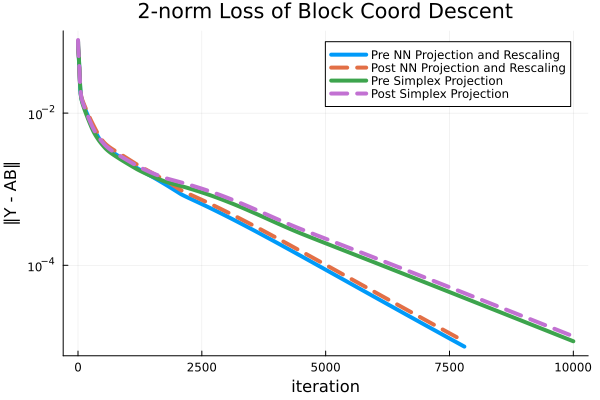

Generate this figure with Julia:
# This is an example factorization that compares to tweaks to BCD subject to a simplex constraint
# 1) gradient step -> nonnegative project -> rescale
# 2) gradient step -> simplex project

using Random
using LinearAlgebra

"""
    BCD(Y, r, enforce_constraint!; maxiter=maxiter, tol=tol, seed=123)

Block coordinate descent using a particular function "enforce_constraint!"
to ensure B is in the simplex.

This solves the following problem:

    min ‖ Y - AB ‖  s.t.  A ≥ 0, B ≥ 0, ∑ Bᵢⱼ = 1.

Note we assume the correct rank "r" is given.

updateAB! is a function that says how to update A and B every iteration.
"""
function BCD(Y, r, updateAB!; maxiter=1000, tol=1e-2, seed=123)
    # Ensure we start from the same point if desired
    Random.seed!(seed)

    # Initialize
    m, n = size(Y)
    A = abs.(randn(m, r))
    B = abs.(randn(r, n))
    B ./= sum(B) # Since we want ∑ Bᵢⱼ = 1

    loss_pre_proj = zeros(maxiter)
    loss_post_proj = zeros(maxiter)

    i = 0

    # Ensure at least one iteration is performed
    while i == 0 || (norm(Y-A*B) > tol && i < maxiter)
        i += 1

        loss_pre_proj[i], loss_post_proj[i] = updateAB!(A, B, Y)
    end

    # Chop excess
    loss_pre_proj = loss_pre_proj[1:i]
    loss_post_proj = loss_post_proj[1:i]

    return A, B, loss_pre_proj, loss_post_proj
end

max_abs_eigval(A) = maximum(abs.(eigvals(A)))

function grad_stepA!(A, B, Y;w=1)
    BB = B*B'
    L = w*norm(BB)
    #L = 0.5*max_abs_eigval(BB)
    A .-= (A*BB .- Y*B') ./ L
end

function grad_stepB!(A, B, Y;w=1)
    AA = A'A
    L = w*norm(AA)
    #L = 0.5*max_abs_eigval(AA)
    B .-= (AA*B - A'Y) ./ L
end

ReLU(x) = max(0, x)
"""
    nnp!(A, B, Y)

Gradient step, then Nonnegative project, then jointly rescale
"""
function nnp!(A, B, Y;w=1)
    grad_stepA!(A, B, Y;w=w)
    A .= ReLU.(A)

    grad_stepB!(A, B, Y;w=w)
    loss_pre = norm(A*B - Y) # get loss before B is projected
    B .= ReLU.(B)

    # Jointly rescale
    B_sum = sum(B)
    B ./= B_sum
    A .*= B_sum

    loss_post = norm(A*B - Y)

    return loss_pre, loss_post
end

"""
    sxp!(A, B, Y)

Gradient step, then simplex project
"""
function sxp!(A, B, Y;w=1)
    grad_stepA!(A, B, Y;w=w)
    A .= ReLU.(A)

    grad_stepB!(A, B, Y;w=w)
    loss_pre = norm(A*B - Y) # get loss before B is projected
    B .= projsplx(B)

    loss_post = norm(A*B - Y)

    return loss_pre, loss_post
end

"""

    projsplx(y)

Projects (in Euclidian distance) the vector y into the simplex.

[1] Yunmei Chen and Xiaojing Ye, "Projection Onto A Simplex", 2011
"""
function projsplx(y)
    y_sorted = sort(y[:])
    n = length(y)
    i = n - 1
    t = 0 # need to ensure t has scope outside the while loop
    while true
        t = (sum(y_sorted[i+1:end]) - 1) / (n-i)
        if t >= y_sorted[i]
            break
        else
            i -= 1
        end

        if i >= 1
            continue
        else # i == 0
            t = (sum(y_sorted) - 1) / n
            break
        end
    end
    return ReLU.(y .- t)
end

"""
Same as projsplx, but optimized inner loop
"""
function projsplx2(y)
    y_sorted = sort(y[:])
    n = length(y)
    i = n - 1
    t = 0 # need to ensure t has scope outside the while loop
    while true
        t = (sum(y_sorted[i+1:end]) - 1) / (n-i)
        if t >= y_sorted[i]
            break
        elseif i == 1
            t = (sum(y_sorted) - 1) / n
            break
        end

        i -= 1
    end
    return ReLU.(y .- t)
end

###################
# Start of Script #
###################

Random.seed!(314) # need a different seed than what the algorithm will guess
m, r, n = 10, 5, 50

# Just consider matricies for now
A_true = abs.(randn(m, r))
B_true = abs.(randn(r, n))
B_true ./= sum(B_true) # Entries of B sum to one

Y_true = A_true*B_true
@assert size(Y_true) == (m, n)

# BCD algorithm Parameters
maxiter = 10000
tol = 1e-5

A_nnp, B_nnp, loss_pre_nnp, loss_post_nnp = BCD(Y_true, r, nnp!; maxiter, tol)
A_sxp, B_sxp, loss_pre_sxp, loss_post_sxp = BCD(Y_true, r, sxp!; maxiter, tol)

using Plots

p = plot(
    [loss_pre_nnp, loss_post_nnp, loss_pre_sxp, loss_post_sxp];
    labels = ["Pre NN Projection and Rescaling" "Post NN Projection and Rescaling" "Pre Simplex Projection" "Post Simplex Projection"],
    title = "2-norm Loss of Block Coord Descent",
    ylabel = "‖Y - AB‖",
    xlabel = "iteration",
    linewidth = 4,
    linestyle = [:solid :dash :solid :dash],
    yaxis=:log10)
display(p)

display(B_true)
println(sum(B_true),"\n")
display(B_nnp)
println(sum(B_nnp),"\n")
display(B_sxp)
println(sum(B_sxp),"\n")

@show norm(A_true*B_true - Y_true)
@show norm(A_nnp*B_nnp - Y_true)
@show norm(A_sxp*B_sxp - Y_true)

@show norm(B_true - B_nnp)
@show norm(B_true - B_sxp)
[5, 2, 1, 3, 4]
scatter(B_true[:], (B_nnp[[5, 2, 1, 3, 4],:])[:])
scatter(B_nnp[:], B_sxp[:])

@show norm(B_true - B_nnp)
@show norm(B_true - B_nnp[[5, 2, 1, 3, 4],:])


@show norm(B_true - B_sxp)
@show norm(B_true - B_sxp[[5, 2, 1, 3, 4],:])
